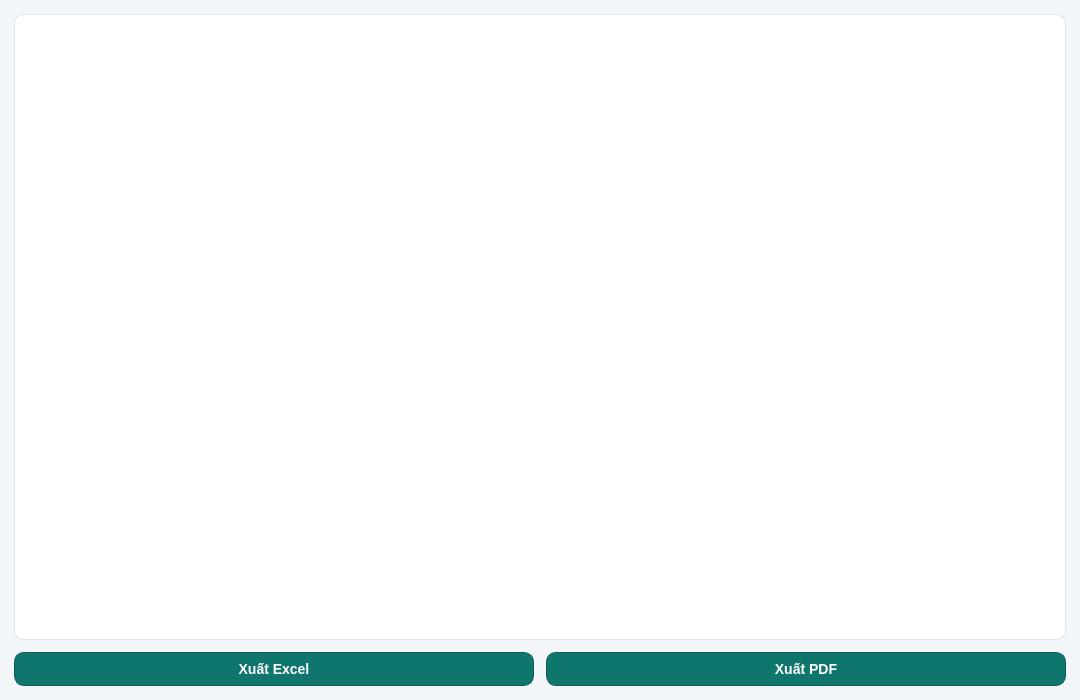
<?xml version="1.0" encoding="UTF-8"?>
<ui version="4.0">
 <class>BaoCaoForm</class>
 <widget class="QWidget" name="BaoCaoForm">
  <property name="geometry"><rect><x>0</x><y>0</y><width>1080</width><height>700</height></rect></property>
  <property name="windowTitle"><string>Báo cáo tổng hợp</string></property>
  <property name="styleSheet">
   <string notr="true">QWidget { background: #f3f6f8; color: #1e293b; font-size: 14px; }
QPushButton { background: #0f766e; color: #ffffff; border: 1px solid #0d5c57; border-radius: 10px; padding: 8px 14px; font-weight: 600; }
QPushButton:hover { background: #0b5f58; }
QTableWidget { background: #ffffff; border: 1px solid #dbe4ea; border-radius: 10px; gridline-color: #ecf0f4; }
QHeaderView::section { background: #eef6ff; color: #0f4c81; border: none; border-bottom: 1px solid #d5e6f7; padding: 8px; font-weight: 700; }</string>
  </property>
  <layout class="QVBoxLayout" name="verticalLayout">
   <property name="spacing"><number>12</number></property>
   <property name="leftMargin"><number>14</number></property>
   <property name="topMargin"><number>14</number></property>
   <property name="rightMargin"><number>14</number></property>
   <property name="bottomMargin"><number>14</number></property>
   <item><widget class="QTableWidget" name="tbBaoCaoMon"/></item>
   <item><layout class="QHBoxLayout" name="actions"><item><widget class="QPushButton" name="btnXuatExcel"><property name="text"><string>Xuất Excel</string></property></widget></item><item><widget class="QPushButton" name="btnXuatPdf"><property name="text"><string>Xuất PDF</string></property></widget></item></layout></item>
  </layout>
 </widget>
 <resources/>
 <connections/>
</ui>
